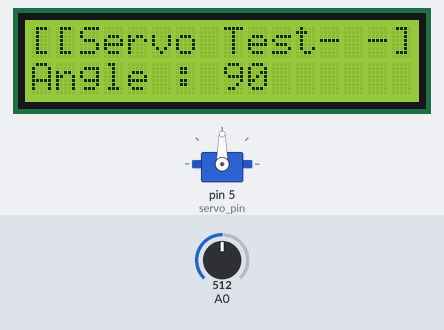
Bench run of a sketch on a simulated Arduino Uno, built for the host (arithmetic inside an expression is 32-bit, double 64-bit). Parts: 16×2 character LCD, servo. Inputs (shaded band) come from the test bench; at power-on: A0 = 512.

Above: at 1.6 s.
1.7 s: A0 set to 716
At 2.4 s:
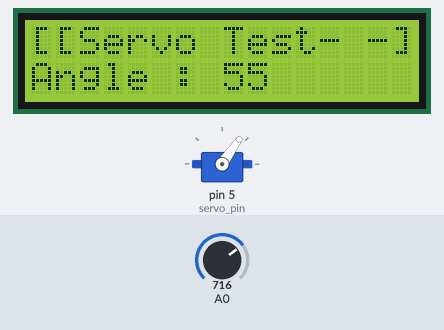
3.5 s: A0 set to 900
At 5.2 s:
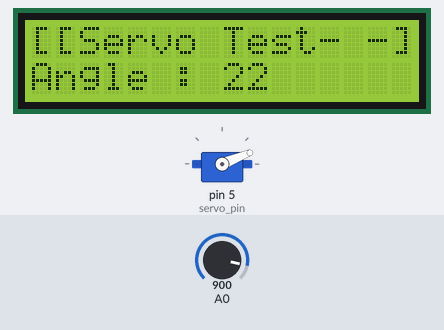
5.5 s: A0 set to 1023
At 6.7 s:
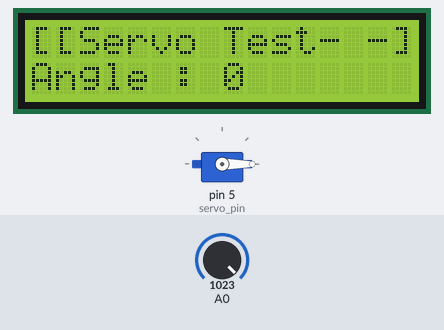
7.5 s: A0 set to 306
At 9.2 s:
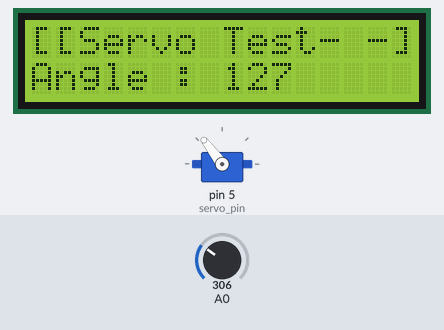
9.5 s: A0 set to 122
At 10.9 s:
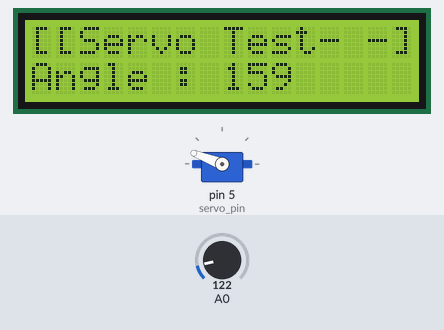
11.5 s: A0 set to 0
At 12.5 s:
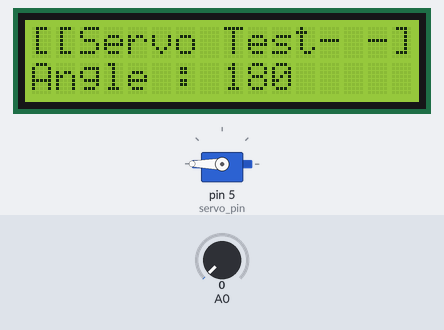
Timing chart, 0 to 14.5 s (numbered marks = the images above; inputs shaded):
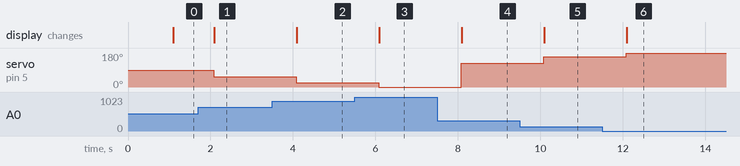

The sketch:

ex32_servo_with_variable_register.ino
```cpp
#include <Servo.h>
#include <MiniCom.h>
#include <Analog.h>

Analog sensor(A0, 180, 0);

MiniCom com;

Servo myServo;
const int servo_pin = 5;

void setup() {
  // put your setup code here, to run once:
  com.init();
  com.print(0, "[[Servo Test- -]]");

  myServo.attach(servo_pin);

  com.setInterval(1000, check);
}

void loop() {
  // put your main code here, to run repeatedly:
  com.run();
}

void check() {
  int angle = sensor.read();
  myServo.write(angle);
  com.print(1, "Angle : ", angle);
}
```

Measured:
- after the input at 1.7 s, servo on pin 5 (servo_pin): 90° → 55° after 0.38 s; the display: changes after 0.40 s (image 1)
- after the input at 3.5 s, servo on pin 5 (servo_pin): 55° → 22° after 0.58 s; the display: changes after 0.60 s (image 2)
- after the input at 5.5 s, servo on pin 5 (servo_pin): 22° → 0° after 0.58 s; the display: changes after 0.60 s (image 3)
- after the input at 7.5 s, servo on pin 5 (servo_pin): 0° → 127° after 0.58 s; the display: changes after 0.60 s (image 4)
- after the input at 9.5 s, servo on pin 5 (servo_pin): 127° → 159° after 0.58 s; the display: changes after 0.60 s (image 5)
- after the input at 11.5 s, servo on pin 5 (servo_pin): 159° → 180° after 0.58 s; the display: changes after 0.60 s (image 6)
